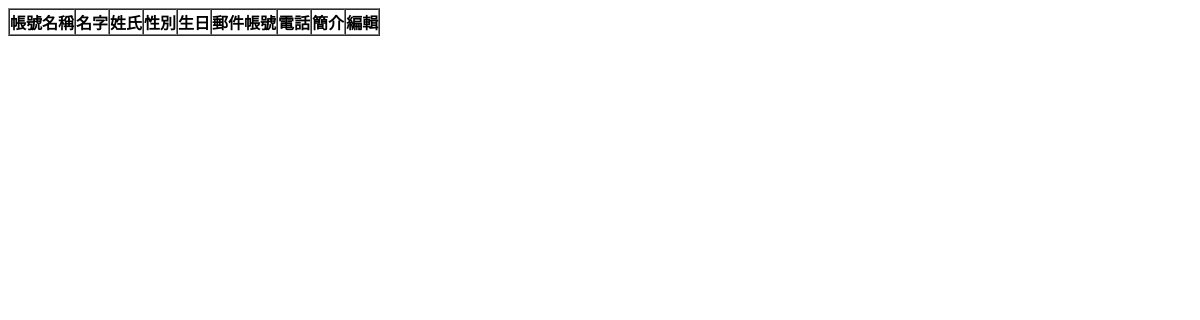
/showdata/, run on an earlier commit of the app's database.
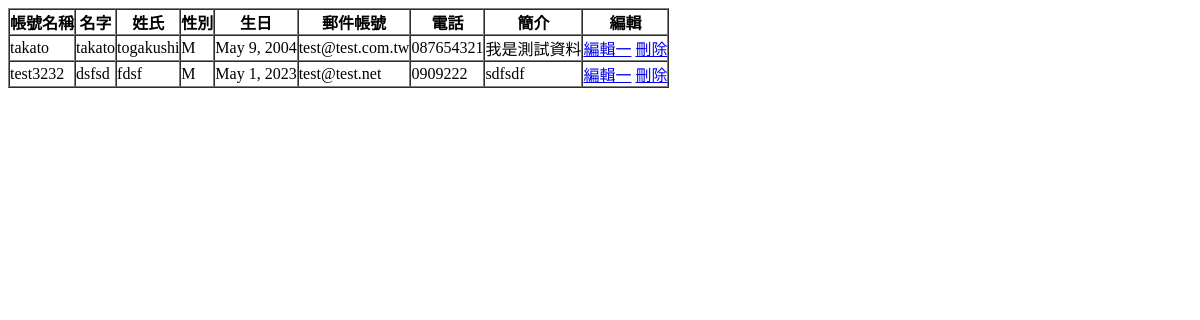
And on a later commit of the database.
### baseapp/models.py (models this page shows, shortened)
class basedata(models.Model):
    username = models.CharField(max_length=20,null = False,primary_key = True)
    fname = models.CharField(max_length=20, null=False)
    lname = models.CharField(max_length = 20, null=False)
    sex = models.CharField(max_length=2, default='M', null=False)
    birthday = models.DateField(null=False)
    email = models.EmailField(max_length=100, blank=True, default='')
    phone = models.CharField(max_length=50, blank=True, default='')
    info = models.CharField(max_length=255,blank=True, default='')

### baseapp/views.py (the view)
# urls.py: path('showdata/',views.showdata),
def showdata(request):
	data = basedata.objects.all().order_by('username')
	return render(request,'showdata.html',locals())

### templates/showdata.html (shortened to what this page needs)
<form action="." method="POST" name="form1">
    <table border="1" cellpadding="0" cellspacing="0">
        <th>帳號名稱</th><th>名字</th><th>姓氏</th>
        <th>性別</th><th>生日</th><th>郵件帳號</th><th>電話</th><th>簡介</th><th>編輯</th>
        {% for data in data %}
            <tr>
                <td>{{ data.username }} </td>
                <td>{{ data.fname }} </td>
                <td>{{ data.lname }} </td>
                <td>{{ data.sex}} </td>
                <td>{{ data.birthday }} </td>
                <td>{{ data.email }} </td>
                <td>{{ data.phone}} </td>
                <td>{{ data.info }} </td>
                <td>
                    <a href="/edit/{{data.username}}/" title="編輯一">編輯一</a>
                    <a href="/delete/{{data.username}}/" title="刪除">刪除</a>
                </td>
            </tr>
        {% endfor %}
    </table>
    </form>

What changed in the data, as far as the page shows it:
added basedata: username "takato", fname "takato", lname "togakushi", sex "M", birthday "May 9, 2004", email "test@test.com.tw", phone "087654321", info "我是測試資料"
added basedata: username "test3232", fname "dsfsd", lname "fdsf", sex "M", birthday "May 1, 2023", email "test@test.net", phone "0909222", info "sdfsdf"
